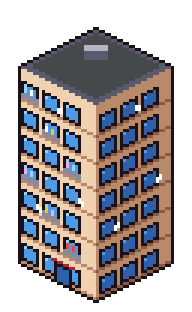
#> input picture county-tycoon/assets/resources/art/buildings/apartment.png, 64 x 104 px, found by its file name (shown 3 times larger); its folder holds only this picture in this run
$ python preview.py 5
#> lines starting #> are read from the running program, lines starting #| are printed output that depends on the picture
"""
预览：把若干张图按倍数放大、排在草地色底上，带名字，方便对比区分度（T230/T232 用）。
用法：python3 -I docs/art/gen/preview.py [倍数] <名字...>
"""
import os, sys
from PIL import Image, ImageDraw

HERE = os.path.dirname(os.path.abspath(__file__))
ROOT = os.path.abspath(os.path.join(HERE, '..', '..', '..'))
BUILD = os.path.join(ROOT, 'docs', 'art', 'build', 'buildings')

S = int(sys.argv[1]) if sys.argv[1].isdigit() else 4
names = [a for a in sys.argv[1:] if not a.isdigit()]
if not names:
    names = sorted(f[:-4] for f in os.listdir(BUILD) if f.endswith('.png'))

ims = []
for n in names:
    p = os.path.join(BUILD, n + '.png')
    if os.path.exists(p):
        ims.append((n, Image.open(p).convert('RGBA')))

pad = 10
roww = 5
rows = [ims[i:i + roww] for i in range(0, len(ims), roww)]
#> rows = 1 item
W = max(sum(i.width * S + pad for _, i in r) + pad for r in rows)
#> W = 340
H = sum(max(i.height for _, i in r) * S + pad + 12 for r in rows) + pad
#> H = 552
out = Image.new('RGBA', (W, H), (84, 126, 100, 255))
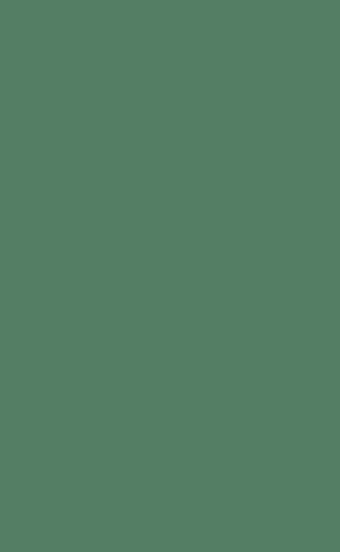
#> out: PIL image 340x552 RGBA; mean R, G, B, A 84, 126, 100, 255
dr = ImageDraw.Draw(out)
y = pad
for r in rows:
    x = pad
    hh = max(i.height for _, i in r) * S
    for n, i in r:
        out.alpha_composite(i.resize((i.width * S, i.height * S), Image.NEAREST), (x, y + hh - i.height * S))
        dr.text((x, y + hh + 1), f'{n} {i.width}x{i.height}', fill=(255, 255, 255, 255))
        x += i.width * S + pad
    y += hh + pad + 12
#> this loop made 1 pass
#> (hh, y) on pass 1: (520, 552)
#> i is the input picture: PIL image 64x104 RGBA; mean R, G, B, A 72.7, 66.8, 67.5, 157.4
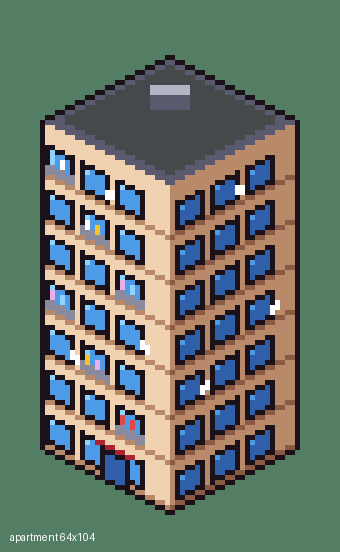
#> out: PIL image 340x552 RGBA; mean R, G, B, A 102.6, 116.4, 105.3, 255
#> after the loop, y = 552
out.save('/tmp/preview.png')
print('/tmp/preview.png', out.size)
#> (printed output is left out)
